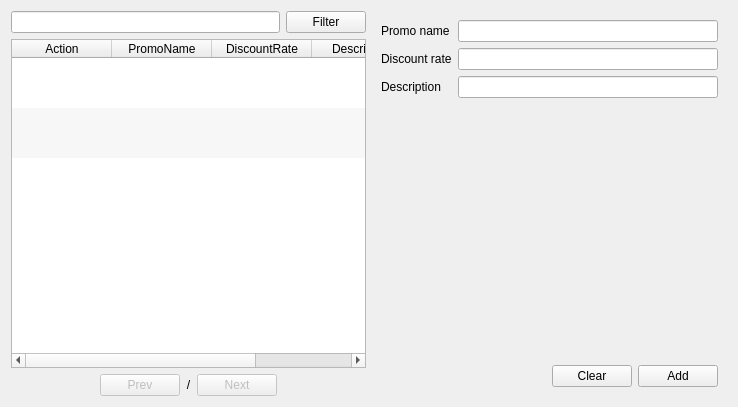
<?xml version="1.0" encoding="UTF-8"?>
<ui version="4.0">
 <class>FormManagePromo</class>
 <widget class="QWidget" name="FormManagePromo">
  <property name="geometry">
   <rect>
    <x>0</x>
    <y>0</y>
    <width>738</width>
    <height>407</height>
   </rect>
  </property>
  <property name="windowTitle">
   <string>Manage promo</string>
  </property>
  <layout class="QHBoxLayout" name="horizontalLayout_4">
   <item>
    <layout class="QVBoxLayout" name="verticalLayout">
     <item>
      <layout class="QHBoxLayout" name="horizontalLayout">
       <item>
        <widget class="QLineEdit" name="lineEditFilter"/>
       </item>
       <item>
        <widget class="QPushButton" name="pushButtonFilter">
         <property name="text">
          <string>Filter</string>
         </property>
        </widget>
       </item>
      </layout>
     </item>
     <item>
      <widget class="QTableWidget" name="tableWidgetData">
       <property name="editTriggers">
        <set>QAbstractItemView::NoEditTriggers</set>
       </property>
       <property name="alternatingRowColors">
        <bool>true</bool>
       </property>
       <property name="selectionBehavior">
        <enum>QAbstractItemView::SelectRows</enum>
       </property>
       <property name="verticalScrollMode">
        <enum>QAbstractItemView::ScrollPerPixel</enum>
       </property>
       <property name="horizontalScrollMode">
        <enum>QAbstractItemView::ScrollPerPixel</enum>
       </property>
       <property name="showGrid">
        <bool>false</bool>
       </property>
       <property name="gridStyle">
        <enum>Qt::SolidLine</enum>
       </property>
       <property name="sortingEnabled">
        <bool>false</bool>
       </property>
       <property name="wordWrap">
        <bool>false</bool>
       </property>
       <attribute name="horizontalHeaderStretchLastSection">
        <bool>false</bool>
       </attribute>
       <attribute name="verticalHeaderVisible">
        <bool>false</bool>
       </attribute>
       <attribute name="verticalHeaderDefaultSectionSize">
        <number>50</number>
       </attribute>
       <attribute name="verticalHeaderMinimumSectionSize">
        <number>30</number>
       </attribute>
       <row>
        <property name="text">
         <string>New Row</string>
        </property>
       </row>
       <row>
        <property name="text">
         <string>New Row</string>
        </property>
       </row>
       <row>
        <property name="text">
         <string>New Row</string>
        </property>
       </row>
       <column>
        <property name="text">
         <string>Action</string>
        </property>
       </column>
       <column>
        <property name="text">
         <string>PromoName</string>
        </property>
       </column>
       <column>
        <property name="text">
         <string>DiscountRate</string>
        </property>
       </column>
       <column>
        <property name="text">
         <string>Description</string>
        </property>
       </column>
       <column>
        <property name="text">
         <string>UpdateTs</string>
        </property>
       </column>
      </widget>
     </item>
     <item>
      <layout class="QHBoxLayout" name="horizontalLayout_2">
       <item>
        <spacer name="horizontalSpacer">
         <property name="orientation">
          <enum>Qt::Horizontal</enum>
         </property>
         <property name="sizeHint" stdset="0">
          <size>
           <width>40</width>
           <height>20</height>
          </size>
         </property>
        </spacer>
       </item>
       <item>
        <widget class="QPushButton" name="pushButtonPrev">
         <property name="enabled">
          <bool>false</bool>
         </property>
         <property name="text">
          <string>Prev</string>
         </property>
        </widget>
       </item>
       <item>
        <widget class="QLabel" name="labelPageIndicator">
         <property name="text">
          <string>&lt;CurrentPage&gt;/&lt;TotalPage&gt;</string>
         </property>
         <property name="alignment">
          <set>Qt::AlignCenter</set>
         </property>
        </widget>
       </item>
       <item>
        <widget class="QPushButton" name="pushButtonNext">
         <property name="enabled">
          <bool>false</bool>
         </property>
         <property name="text">
          <string>Next</string>
         </property>
        </widget>
       </item>
       <item>
        <spacer name="horizontalSpacer_2">
         <property name="orientation">
          <enum>Qt::Horizontal</enum>
         </property>
         <property name="sizeHint" stdset="0">
          <size>
           <width>40</width>
           <height>20</height>
          </size>
         </property>
        </spacer>
       </item>
      </layout>
     </item>
    </layout>
   </item>
   <item>
    <widget class="QFrame" name="frameRegister">
     <property name="maximumSize">
      <size>
       <width>16777215</width>
       <height>16777215</height>
      </size>
     </property>
     <layout class="QVBoxLayout" name="verticalLayout_2">
      <property name="spacing">
       <number>0</number>
      </property>
      <property name="leftMargin">
       <number>0</number>
      </property>
      <property name="topMargin">
       <number>0</number>
      </property>
      <property name="rightMargin">
       <number>0</number>
      </property>
      <property name="bottomMargin">
       <number>0</number>
      </property>
      <item>
       <widget class="QScrollArea" name="scrollArea">
        <property name="frameShape">
         <enum>QFrame::NoFrame</enum>
        </property>
        <property name="widgetResizable">
         <bool>true</bool>
        </property>
        <widget class="QWidget" name="scrollAreaWidgetContents">
         <property name="geometry">
          <rect>
           <x>0</x>
           <y>0</y>
           <width>311</width>
           <height>348</height>
          </rect>
         </property>
         <layout class="QFormLayout" name="formLayout">
          <item row="0" column="0">
           <widget class="QLabel" name="label_3">
            <property name="text">
             <string>Promo name</string>
            </property>
           </widget>
          </item>
          <item row="0" column="1">
           <widget class="QLineEdit" name="lineEditPromoName"/>
          </item>
          <item row="1" column="0">
           <widget class="QLabel" name="label_2">
            <property name="text">
             <string>Discount rate</string>
            </property>
           </widget>
          </item>
          <item row="1" column="1">
           <widget class="QLineEdit" name="lineEditDiscountRate">
            <property name="alignment">
             <set>Qt::AlignRight|Qt::AlignTrailing|Qt::AlignVCenter</set>
            </property>
           </widget>
          </item>
          <item row="2" column="0">
           <widget class="QLabel" name="label">
            <property name="text">
             <string>Description</string>
            </property>
           </widget>
          </item>
          <item row="2" column="1">
           <widget class="QLineEdit" name="lineEditDescription"/>
          </item>
         </layout>
        </widget>
       </widget>
      </item>
      <item>
       <widget class="QWidget" name="widget" native="true">
        <layout class="QHBoxLayout" name="horizontalLayout_3">
         <item>
          <spacer name="horizontalSpacer_3">
           <property name="orientation">
            <enum>Qt::Horizontal</enum>
           </property>
           <property name="sizeHint" stdset="0">
            <size>
             <width>119</width>
             <height>20</height>
            </size>
           </property>
          </spacer>
         </item>
         <item>
          <widget class="QPushButton" name="pushButtonClear">
           <property name="text">
            <string>Clear</string>
           </property>
          </widget>
         </item>
         <item>
          <widget class="QPushButton" name="pushButtonAdd">
           <property name="text">
            <string>Add</string>
           </property>
          </widget>
         </item>
        </layout>
       </widget>
      </item>
     </layout>
    </widget>
   </item>
  </layout>
 </widget>
 <resources/>
 <connections/>
</ui>
